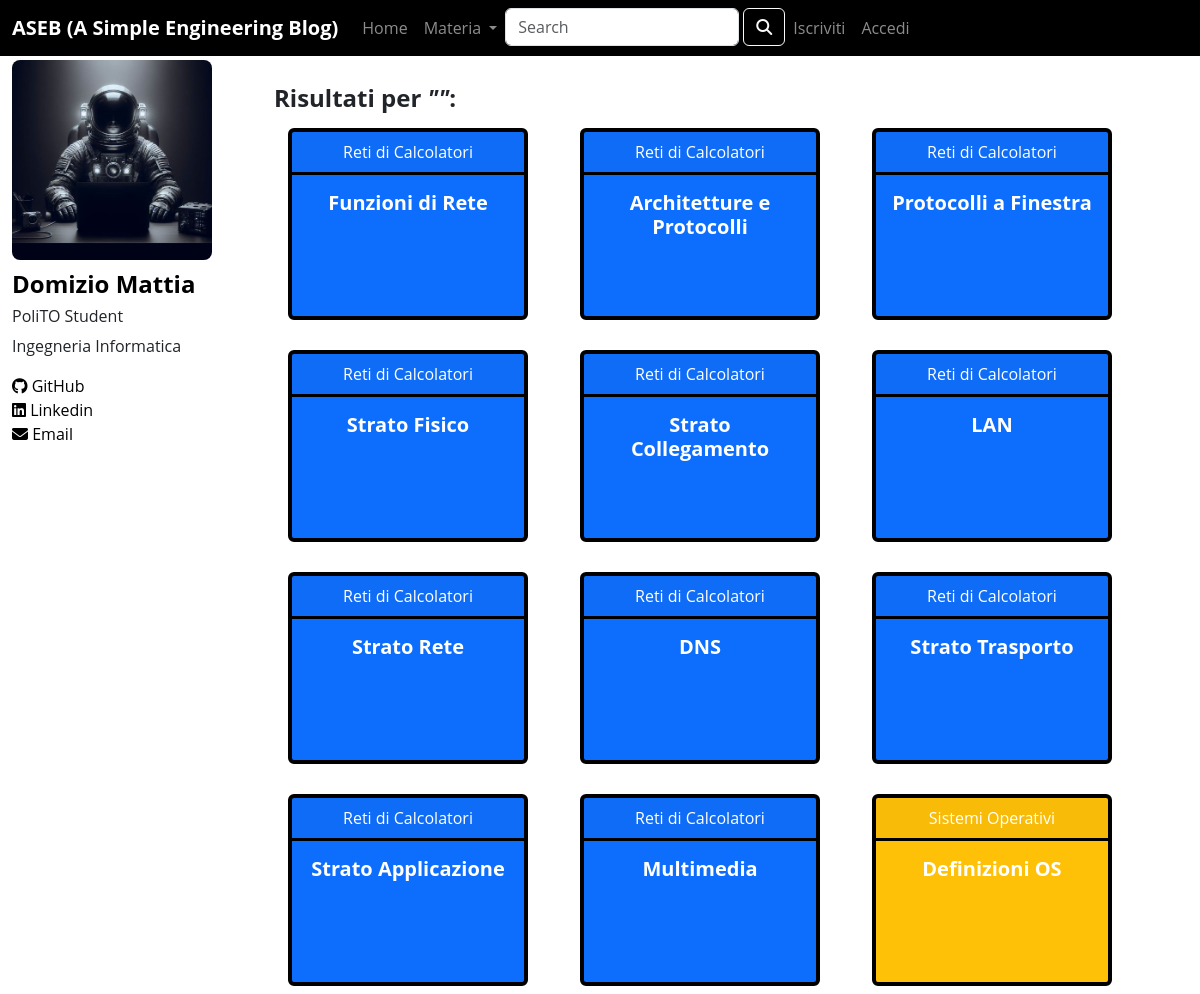
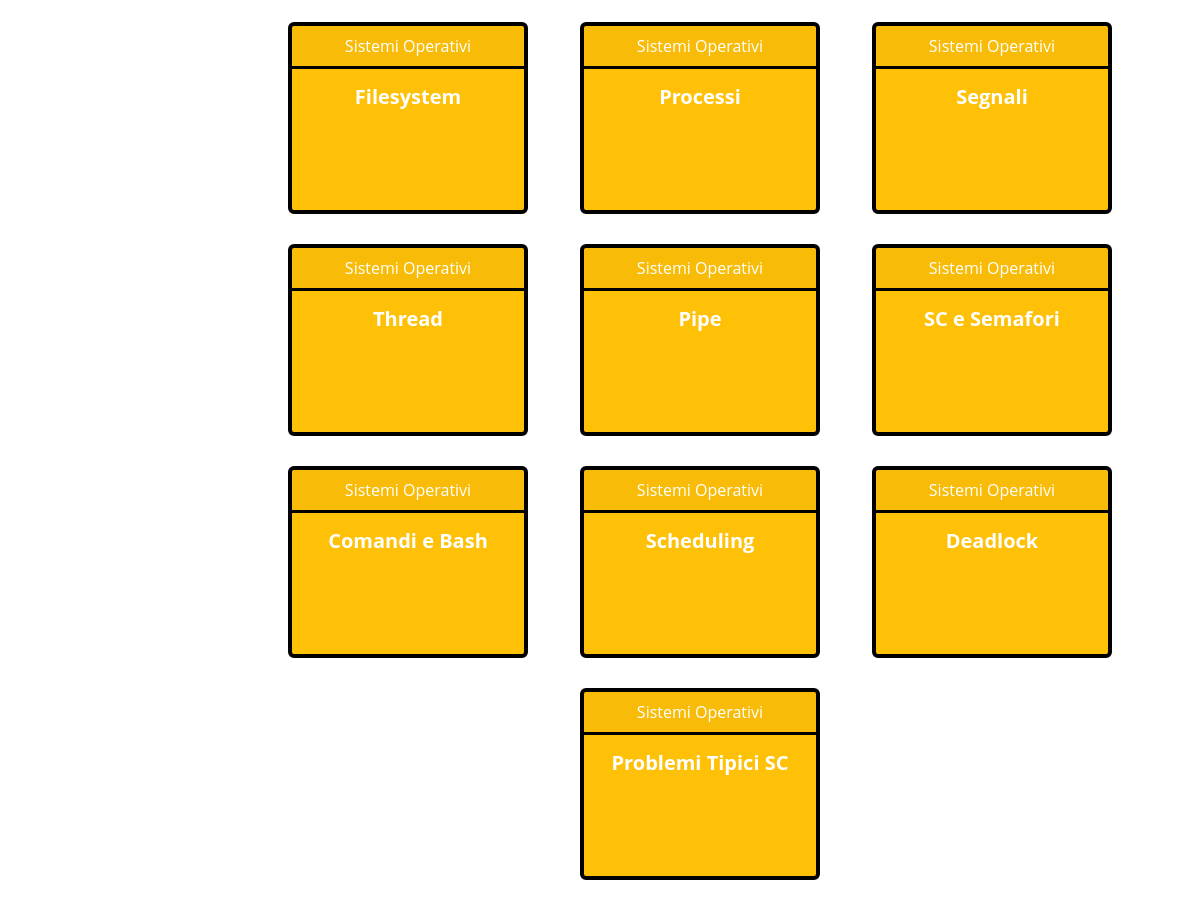
Screenshot of /search with the database file from the repository (2 pictures, top to bottom).
### tables this page shows
CREATE TABLE "POST" (
	"id"	INTEGER,
	"titolo"	TEXT NOT NULL,
	"materia"	TEXT NOT NULL,
	"like"	INTEGER,
	"html"	TEXT NOT NULL,
	PRIMARY KEY("id" AUTOINCREMENT)
);

### app.py (the view)
@app.route('/search')
def search():
    query = request.args.get('query', '')
    filtered_posts = dao.search_posts(query)
    return render_template('search_results.html', query=query, posts=filtered_posts)

### dao.py (called while the page is built)
def search_posts(query):
    conn = sqlite3.connect(DATABASE_PATH)
    conn.row_factory = sqlite3.Row
    cursor = conn.cursor()
    sql = 'SELECT * FROM POST WHERE titolo LIKE ?'
    cursor.execute(sql, ('%' + query + '%',))
    filtered_posts = cursor.fetchall()
    cursor.close()
    conn.close()
    return filtered_posts

### templates/search_results.html (shortened to what this page needs)
{% extends "base.html" %}
{% block content %}
<div class="container">
    <h4 class="mt-4"><strong>Risultati per <i>"{{ query }}"</i>:</strong></h4>
    {% if posts %}
        <div class="row wrapperino justify-content-center">
            {% for post in posts %}
                <div class="col-4 mb-3 ml-1 text-center">
                    <a href="{{ url_for('post_html', id=post.id) }}" class="btn">
                        <div class="card {% if post.materia == 'Reti di Calcolatori' %}text-white bg-primary {% elif post.materia == 'Basi di Dati' %}text-white bg-primary {% elif post.materia == 'Informatica-Python' %}text-white bg-primary {% elif post.materia == 'Teoria dei Segnali' %}text-white bg-danger {% elif post.materia == 'Algebra Lineare' %}text-white bg-danger {% elif post.materia == 'Analisi I' %}text-white bg-danger {% elif post.materia == 'Analisi II' %}text-white bg-danger {% elif post.materia == 'Metodi Matematici' %}text-white bg-danger {% elif post.materia == 'Calcolatori Elettronici' %}text-white bg-success {% elif post.materia == 'Fisica II' %}text-white bg-success {% elif post.materia == 'Fisica I' %}text-white bg-success {% elif post.materia == 'Chimica' %}text-white bg-success {% elif post.materia == 'Sistemi Operativi' %}text-white bg-warning {% elif post.materia == 'Algoritmi e Strutture Dati' %}text-white bg-warning {% elif post.materia == 'Introduzione al Web' %}text-white bg-warning {% elif post.materia == 'Tecniche di Programmazione-C' %}text-white bg-warning {% endif %}">
                            <div class="card-header">{{ post.materia }}</div>
                            <div class="card-body">
                                <h5 class="card-title"><strong>{{ post.titolo }}</strong></h5>
                            </div>
                        </div>
                    </a>
                </div>
                {% if loop.index % 3 == 0 %}
                    </div><div class="row wrapperino justify-content-center">
                {% endif %}
            {% endfor %}
        </div>
    {% else %}
        <p class="mt-4">Nessun risultato trovato per: "{{ query }}".</p>
    {% endif %}
</div>
{% endblock %}

### static/style.css (style rules this page uses)
.total-page { font-family: 'Open Sans', sans-serif; }
.card { border-color: black; border-width: 0.3rem; }
.card-header { border-bottom-color: black; border-bottom-width: 0.2rem; }
@media (min-width: 992px) { .card { width: 15rem; height: 12rem; } }

### rows the page displays
POST: materia "Reti di Calcolatori", titolo "Funzioni di Rete"
POST: materia "Reti di Calcolatori", titolo "Architetture e Protocolli"
POST: materia "Reti di Calcolatori", titolo "Protocolli a Finestra"
POST: materia "Reti di Calcolatori", titolo "Strato Fisico"
POST: materia "Reti di Calcolatori", titolo "Strato Collegamento"
POST: materia "Reti di Calcolatori", titolo "LAN"
POST: materia "Reti di Calcolatori", titolo "Strato Rete"
POST: materia "Reti di Calcolatori", titolo "DNS"
POST: materia "Reti di Calcolatori", titolo "Strato Trasporto"
POST: materia "Reti di Calcolatori", titolo "Strato Applicazione"
POST: materia "Reti di Calcolatori", titolo "Multimedia"
POST: materia "Sistemi Operativi", titolo "Definizioni OS"
POST: materia "Sistemi Operativi", titolo "Filesystem"
POST: materia "Sistemi Operativi", titolo "Processi"
POST: materia "Sistemi Operativi", titolo "Segnali"
POST: materia "Sistemi Operativi", titolo "Thread"
POST: materia "Sistemi Operativi", titolo "Pipe"
POST: materia "Sistemi Operativi", titolo "SC e Semafori"
POST: materia "Sistemi Operativi", titolo "Comandi e Bash"
POST: materia "Sistemi Operativi", titolo "Scheduling"
POST: materia "Sistemi Operativi", titolo "Deadlock"
POST: materia "Sistemi Operativi", titolo "Problemi Tipici SC"
